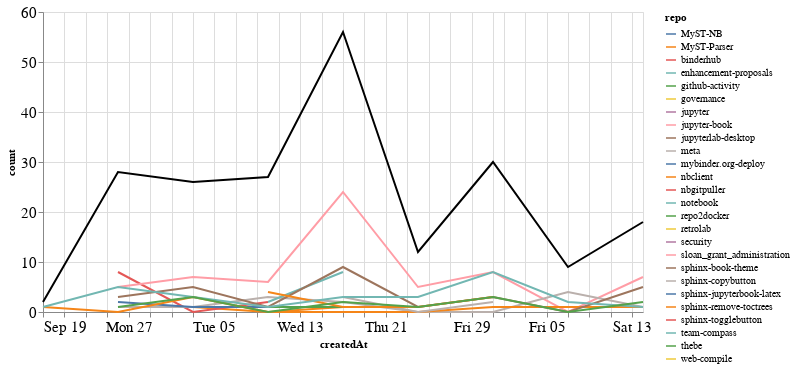

The notebook cell saved with this chart:
### Markdown cell above
### Comments

### Code cell
comments_time = comments.groupby('repo').resample('W', on='createdAt').count()['author'].reset_index()
comments_time = comments_time.rename(columns={'author': 'count'})
comments_time_total = comments_time.groupby('createdAt').agg({"count": "sum"}).reset_index()
ch1 = alt.Chart(comments_time, width=600).mark_line().encode(
    x='createdAt',
    y='count',
    color='repo',
    tooltip="repo"
)

ch2 = alt.Chart(comments_time_total, width=600).mark_line(color="black").encode(
    x='createdAt',
    y='count',
)

ch1 + ch2

### Figure 1 — Vega-Lite specification as saved in the notebook (floating-point values rounded to 4 significant figures)
{"config": {"axisLeft": {"labelFontSize": 15}, "axisBottom": {"labelFontSize": 15}}, "layer": [{"data": {"name": "data-d5481765bedd1d8ef5cdc9bbfcdd77e4"}, "mark": "line", "encoding": {"color": {"type": "nominal", "field": "repo"}, "tooltip": {"type": "nominal", "field": "repo"}, "x": {"type": "temporal", "field": "createdAt"}, "y": {"type": "quantitative", "field": "count"}}, "width": 600}, {"data": {"name": "data-b31eb0f775a03311547204830ffa546c"}, "mark": {"type": "line", "color": "black"}, "encoding": {"x": {"type": "temporal", "field": "createdAt"}, "y": {"type": "quantitative", "field": "count"}}, "width": 600}], "$schema": "https://vega.github.io/schema/vega-lite/v4.8.1.json", "datasets": {"data-d5481765bedd1d8ef5cdc9bbfcdd77e4": [{"repo": "MyST-NB", "createdAt": "2021-10-17T00:00:00", "count": 1}, {"repo": "MyST-NB", "createdAt": "2021-10-24T00:00:00", "count": 1}, {"repo": "MyST-Parser", "createdAt": "2021-09-26T00:00:00", "count": 1}, {"repo": "MyST-Parser", "createdAt": "2021-10-03T00:00:00", "count": 1}, {"repo": "MyST-Parser", "createdAt": "2021-10-10T00:00:00", "count": 0}, {"repo": "MyST-Parser", "createdAt": "2021-10-17T00:00:00", "count": 1}, {"repo": "binderhub", "createdAt": "2021-09-26T00:00:00", "count": 8}, {"repo": "binderhub", "createdAt": "2021-10-03T00:00:00", "count": 0}, {"repo": "binderhub", "createdAt": "2021-10-10T00:00:00", "count": 2}, {"repo": "enhancement-proposals", "createdAt": "2021-10-10T00:00:00", "count": 2}, {"repo": "github-activity", "createdAt": "2021-10-10T00:00:00", "count": 1}, {"repo": "github-activity", "createdAt": "2021-10-17T00:00:00", "count": 1}, {"repo": "governance", "createdAt": "2021-10-17T00:00:00", "count": 1}, {"repo": "jupyter", "createdAt": "2021-11-14T00:00:00", "count": 1}, {"repo": "jupyter-book", "createdAt": "2021-09-26T00:00:00", "count": 5}, {"repo": "jupyter-book", "createdAt": "2021-10-03T00:00:00", "count": 7}, {"repo": "jupyter-book", "createdAt": "2021-10-10T00:00:00", "count": 6}, {"repo": "jupyter-book", "createdAt": "2021-10-17T00:00:00", "count": 24}, {"repo": "jupyter-book", "createdAt": "2021-10-24T00:00:00", "count": 5}, {"repo": "jupyter-book", "createdAt": "2021-10-31T00:00:00", "count": 8}, {"repo": "jupyter-book", "createdAt": "2021-11-07T00:00:00", "count": 0}, {"repo": "jupyter-book", "createdAt": "2021-11-14T00:00:00", "count": 7}, {"repo": "jupyterlab-desktop", "createdAt": "2021-09-26T00:00:00", "count": 1}, {"repo": "meta", "createdAt": "2021-09-26T00:00:00", "count": 1}, {"repo": "meta", "createdAt": "2021-10-03T00:00:00", "count": 1}, {"repo": "meta", "createdAt": "2021-10-10T00:00:00", "count": 3}, {"repo": "meta", "createdAt": "2021-10-17T00:00:00", "count": 2}, {"repo": "meta", "createdAt": "2021-10-24T00:00:00", "count": 0}, {"repo": "meta", "createdAt": "2021-10-31T00:00:00", "count": 0}, {"repo": "meta", "createdAt": "2021-11-07T00:00:00", "count": 4}, {"repo": "meta", "createdAt": "2021-11-14T00:00:00", "count": 1}, {"repo": "mybinder.org-deploy", "createdAt": "2021-09-26T00:00:00", "count": 2}, {"repo": "mybinder.org-deploy", "createdAt": "2021-10-03T00:00:00", "count": 1}, {"repo": "mybinder.org-deploy", "createdAt": "2021-10-10T00:00:00", "count": 1}, {"repo": "nbclient", "createdAt": "2021-09-19T00:00:00", "count": 1}, {"repo": "nbclient", "createdAt": "2021-09-26T00:00:00", "count": 0}, {"repo": "nbclient", "createdAt": "2021-10-03T00:00:00", "count": 3}, {"repo": "nbclient", "createdAt": "2021-10-10T00:00:00", "count": 0}, {"repo": "nbclient", "createdAt": "2021-10-17T00:00:00", "count": 0}, {"repo": "nbclient", "createdAt": "2021-10-24T00:00:00", "count": 0}, {"repo": "nbclient", "createdAt": "2021-10-31T00:00:00", "count": 1}, {"repo": "nbclient", "createdAt": "2021-11-07T00:00:00", "count": 1}, {"repo": "nbclient", "createdAt": "2021-11-14T00:00:00", "count": 1}, {"repo": "nbgitpuller", "createdAt": "2021-11-07T00:00:00", "count": 1}, {"repo": "notebook", "createdAt": "2021-10-10T00:00:00", "count": 2}, {"repo": "notebook", "createdAt": "2021-10-17T00:00:00", "count": 8}, {"repo": "repo2docker", "createdAt": "2021-11-07T00:00:00", "count": 1}, {"repo": "retrolab", "createdAt": "2021-10-31T00:00:00", "count": 1}, {"repo": "security", "createdAt": "2021-10-03T00:00:00", "count": 1}, {"repo": "sloan_grant_administration", "createdAt": "2021-10-10T00:00:00", "count": 4}, {"repo": "sphinx-book-theme", "createdAt": "2021-09-26T00:00:00", "count": 3}, {"repo": "sphinx-book-theme", "createdAt": "2021-10-03T00:00:00", "count": 5}, {"repo": "sphinx-book-theme", "createdAt": "2021-10-10T00:00:00", "count": 1}, {"repo": "sphinx-book-theme", "createdAt": "2021-10-17T00:00:00", "count": 9}, {"repo": "sphinx-book-theme", "createdAt": "2021-10-24T00:00:00", "count": 1}, {"repo": "sphinx-book-theme", "createdAt": "2021-10-31T00:00:00", "count": 3}, {"repo": "sphinx-book-theme", "createdAt": "2021-11-07T00:00:00", "count": 0}, {"repo": "sphinx-book-theme", "createdAt": "2021-11-14T00:00:00", "count": 5}, {"repo": "sphinx-copybutton", "createdAt": "2021-10-17T00:00:00", "count": 3}, {"repo": "sphinx-copybutton", "createdAt": "2021-10-24T00:00:00", "count": 0}, {"repo": "sphinx-copybutton", "createdAt": "2021-10-31T00:00:00", "count": 2}, {"repo": "sphinx-jupyterbook-latex", "createdAt": "2021-10-03T00:00:00", "count": 1}, {"repo": "sphinx-remove-toctrees", "createdAt": "2021-10-10T00:00:00", "count": 4}, {"repo": "sphinx-remove-toctrees", "createdAt": "2021-10-17T00:00:00", "count": 1}, {"repo": "sphinx-remove-toctrees", "createdAt": "2021-10-24T00:00:00", "count": 1}, {"repo": "sphinx-remove-toctrees", "createdAt": "2021-10-31T00:00:00", "count": 3}, {"repo": "sphinx-togglebutton", "createdAt": "2021-10-31T00:00:00", "count": 1}, {"repo": "team-compass", "createdAt": "2021-09-19T00:00:00", "count": 1}, {"repo": "team-compass", "createdAt": "2021-09-26T00:00:00", "count": 5}, {"repo": "team-compass", "createdAt": "2021-10-03T00:00:00", "count": 3}, {"repo": "team-compass", "createdAt": "2021-10-10T00:00:00", "count": 1}, {"repo": "team-compass", "createdAt": "2021-10-17T00:00:00", "count": 3}, {"repo": "team-compass", "createdAt": "2021-10-24T00:00:00", "count": 3}, {"repo": "team-compass", "createdAt": "2021-10-31T00:00:00", "count": 8}, {"repo": "team-compass", "createdAt": "2021-11-07T00:00:00", "count": 2}, {"repo": "team-compass", "createdAt": "2021-11-14T00:00:00", "count": 1}, {"repo": "thebe", "createdAt": "2021-09-26T00:00:00", "count": 1}, {"repo": "thebe", "createdAt": "2021-10-03T00:00:00", "count": 3}, {"repo": "thebe", "createdAt": "2021-10-10T00:00:00", "count": 0}, {"repo": "thebe", "createdAt": "2021-10-17T00:00:00", "count": 2}, {"repo": "thebe", "createdAt": "2021-10-24T00:00:00", "count": 1}, {"repo": "thebe", "createdAt": "2021-10-31T00:00:00", "count": 3}, {"repo": "thebe", "createdAt": "2021-11-07T00:00:00", "count": 0}, {"repo": "thebe", "createdAt": "2021-11-14T00:00:00", "count": 2}, {"repo": "web-compile", "createdAt": "2021-09-26T00:00:00", "count": 1}], "data-b31eb0f775a03311547204830ffa546c": [{"createdAt": "2021-09-19T00:00:00", "count": 2}, {"createdAt": "2021-09-26T00:00:00", "count": 28}, {"createdAt": "2021-10-03T00:00:00", "count": 26}, {"createdAt": "2021-10-10T00:00:00", "count": 27}, {"createdAt": "2021-10-17T00:00:00", "count": 56}, {"createdAt": "2021-10-24T00:00:00", "count": 12}, {"createdAt": "2021-10-31T00:00:00", "count": 30}, {"createdAt": "2021-11-07T00:00:00", "count": 9}, {"createdAt": "2021-11-14T00:00:00", "count": 18}]}}
